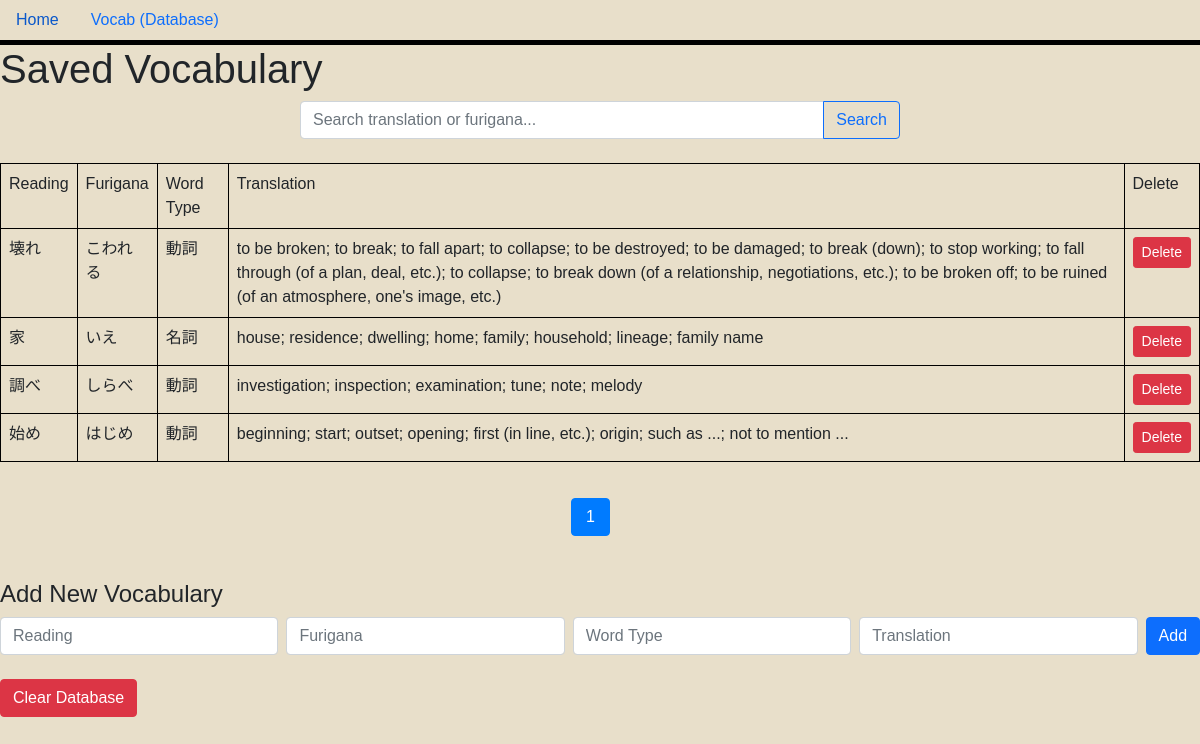
The app's page /saved with its own data.
### main.py (models this page shows, shortened)
class SavedVocab(db.Model):
    id = db.Column(db.Integer, primary_key=True)
    readingJapanese = db.Column(db.String(50), nullable=False)
    wordType = db.Column(db.String(6), nullable=False)
    translation = db.Column(db.String(300), nullable=False)
    furigana = db.Column(db.String(100), nullable=True)

### main.py (the view)
@app.route("/saved", methods=["GET"])
def show_saved_words():
    page = int(request.args.get("page", 0))
    per_page = 5
    search = request.args.get("q", "").strip()
    query = SavedVocab.query
    if search:
        query = query.filter(
            (SavedVocab.translation.contains(search)) |
            (SavedVocab.furigana.contains(search))
        )
    total_words = query.count()
    total_pages = (total_words + per_page - 1) // per_page
    page_numbers = list(range(total_pages))
    words = query.offset(page * per_page).limit(per_page).all()
    next_page = page + 1
    prev_page = page - 1
    return render_template(
        "saved_vocab.html",
        words=words,
        next_page=next_page,
        prev_page=prev_page,
        page=page,
        page_numbers=page_numbers,
        total_pages=total_pages
    )

### templates/saved_vocab.html
{% extends 'base.html' %}
{% block head %}
<link rel="stylesheet" href="../static/style.css">
{% endblock %}
{% block body %}
<h1>Saved Vocabulary</h1>
<form method="get" action="{{ url_for('show_saved_words') }}" class="mb-4">
    <div class="input-group">
        <input type="text" name="q" class="form-control" placeholder="Search translation or furigana..." value="{{ request.args.get('q', '') }}">
        <button type="submit" class="btn btn-outline-primary">Search</button>
    </div>
</form>
<table class="table table-bordered">
    <tr>
        <td>Reading</td>
        <td>Furigana</td>
        <td>Word Type</td>
        <td>Translation</td>
        <td>Delete</td>
    </tr>
    {% for item in words %}
    <tr>
        <td>{{ item.readingJapanese }}</td>
        <td>{{ item.furigana }}</td>
        <td>{{ item.wordType }}</td>
        <td>{{ item.translation }}</td>
        <td>
            <form method="post" action="{{ url_for('delete_saved_vocab', vocab_id=item.id) }}" style="display:inline;">
                <button type="submit" class="btn btn-danger btn-sm">Delete</button>
            </form>
        </td>
    </tr>
    {% endfor %}
</table>
<div class="d-flex justify-content-center my-3">
    <nav aria-label="Page navigation">
        <ul class="pagination flex-wrap">
            {% for num in page_numbers %}
                {% if num == page %}
                    <li class="page-item active" aria-current="page">
                        <span class="page-link">{{ num + 1 }}</span>
                    </li>
                {% else %}
                    <li class="page-item">
                        <a class="page-link" href="{{ url_for(request.endpoint, page=num, q=request.args.get('q', '')) }}">{{ num + 1 }}</a>
                    </li>
                {% endif %}
            {% endfor %}
        </ul>
    </nav>
</div>
<h4 class="mt-4">Add New Vocabulary</h4>
<form method="post" action="{{ url_for('add_saved_vocab') }}" class="mb-4">
    <div class="row g-2 align-items-center">
        <div class="col">
            <input type="text" name="readingJapanese" class="form-control" placeholder="Reading" required>
        </div>
        <div class="col">
            <input type="text" name="furigana" class="form-control" placeholder="Furigana">
        </div>
        <div class="col">
            <input type="text" name="wordType" class="form-control" placeholder="Word Type" required>
        </div>
        <div class="col">
            <input type="text" name="translation" class="form-control" placeholder="Translation" required>
        </div>
        <div class="col-auto">
            <button type="submit" class="btn btn-primary">Add</button>
        </div>
    </div>
</form>
<form method="post" action="/clear_saved" style="margin-top: 1em;">
    <button type="submit" class="btn btn-danger">Clear Database</button>
</form>
{% endblock %}

### static/style.css (style rules this page uses)
body { background-color: #E8DFCA; font-family: Arial, sans-serif; margin: 0; padding: 0; }
.table-bordered, .table-bordered th, .table-bordered td { border: 1px solid #000 !important; }
.input-group { width: 50%; margin: auto; }
.pagination { margin: 20px 0; text-align: center; }
.pagination a, .pagination span { display: inline-block; margin-right: 5mm; padding: 6px 14px; border-radius: 6px; background: #f8f9fa; color: #007bff; text-decoration: none; font-weight: 500; transition: background 0.2s, color 0.2s; border: 1px solid #dee2e6; }
.pagination .page-link { padding: 6px 14px; border-radius: 6px; margin-right: 5mm; box-sizing: border-box; }
.pagination .active .page-link, .pagination .page-item.active .page-link { background-color: #007bff; color: #fff; border-color: #007bff; box-shadow: none; }
.pagination .page-item .page-link { border: 1px solid #dee2e6; }
.pagination .page-item { margin-right: 0; }

### records on screen
SavedVocab: readingJapanese "壊れ", furigana "こわれる", wordType "動詞", translation "to be broken; to break; to fall apart; to collapse; to be destroyed; to be damaged; to break (down); to stop working; to fall through (of a plan, deal, etc.); to collapse; to break down (of a relationship, negotiations, etc.); to be broken off; to be ruined (of an atmosphere, one's image, etc.)"
SavedVocab: readingJapanese "家", furigana "いえ", wordType "名詞", translation "house; residence; dwelling; home; family; household; lineage; family name"
SavedVocab: readingJapanese "調べ", furigana "しらべ", wordType "動詞", translation "investigation; inspection; examination; tune; note; melody"
SavedVocab: readingJapanese "始め", furigana "はじめ", wordType "動詞", translation "beginning; start; outset; opening; first (in line, etc.); origin; such as ...; not to mention ..."

### other values on screen
{{ num + 1 }} "1"
